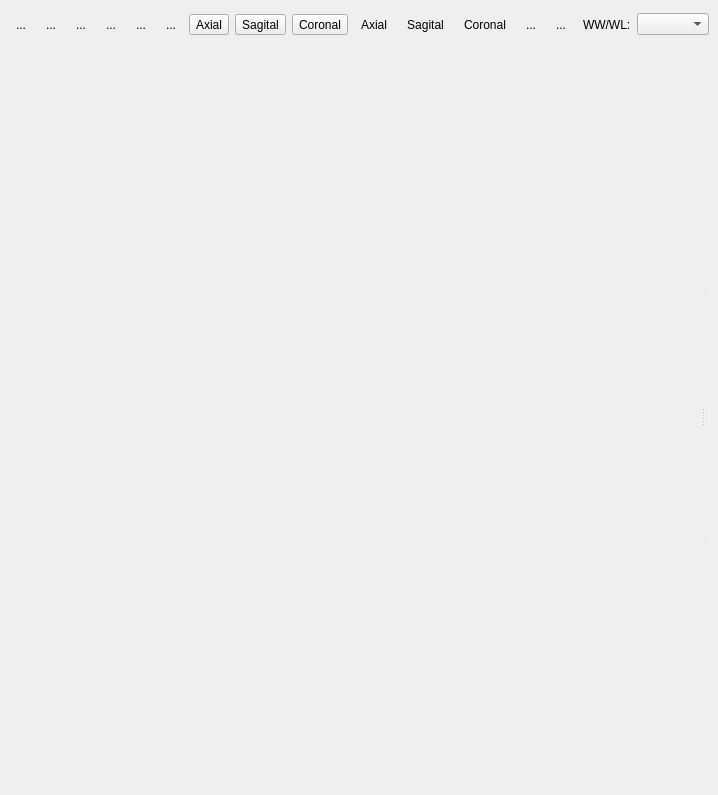
<ui version="4.0" >
 <author></author>
 <comment></comment>
 <exportmacro></exportmacro>
 <class>QMPR3D2DExtensionBase</class>
 <widget class="QWidget" name="QMPR3D2DExtensionBase" >
  <property name="geometry" >
   <rect>
    <x>0</x>
    <y>0</y>
    <width>718</width>
    <height>795</height>
   </rect>
  </property>
  <property name="windowTitle" >
   <string>Form1</string>
  </property>
  <layout class="QVBoxLayout" >
   <property name="margin" >
    <number>9</number>
   </property>
   <property name="spacing" >
    <number>6</number>
   </property>
   <item>
    <layout class="QHBoxLayout" >
     <property name="margin" >
      <number>0</number>
     </property>
     <property name="spacing" >
      <number>6</number>
     </property>
     <item>
      <layout class="QHBoxLayout" >
       <property name="margin" >
        <number>0</number>
       </property>
       <property name="spacing" >
        <number>6</number>
       </property>
       <item>
        <widget class="QToolButton" name="m_windowLevelToolButton" >
         <property name="text" >
          <string>...</string>
         </property>
         <property name="icon" >
          <iconset resource="../main/main.qrc" >:/images/windowLevel.png</iconset>
         </property>
         <property name="iconSize" >
          <size>
           <width>32</width>
           <height>32</height>
          </size>
         </property>
         <property name="checkable" >
          <bool>true</bool>
         </property>
         <property name="autoRaise" >
          <bool>true</bool>
         </property>
        </widget>
       </item>
       <item>
        <widget class="QToolButton" name="m_zoomToolButton" >
         <property name="text" >
          <string>...</string>
         </property>
         <property name="icon" >
          <iconset resource="../main/main.qrc" >:/images/zoom.png</iconset>
         </property>
         <property name="iconSize" >
          <size>
           <width>32</width>
           <height>32</height>
          </size>
         </property>
         <property name="checkable" >
          <bool>true</bool>
         </property>
         <property name="autoRaise" >
          <bool>true</bool>
         </property>
        </widget>
       </item>
       <item>
        <widget class="QToolButton" name="m_translateToolButton" >
         <property name="text" >
          <string>...</string>
         </property>
         <property name="icon" >
          <iconset resource="../main/main.qrc" >:/images/move.png</iconset>
         </property>
         <property name="iconSize" >
          <size>
           <width>32</width>
           <height>32</height>
          </size>
         </property>
         <property name="checkable" >
          <bool>true</bool>
         </property>
         <property name="autoRaise" >
          <bool>true</bool>
         </property>
        </widget>
       </item>
       <item>
        <widget class="QToolButton" name="m_rotate3DToolButton" >
         <property name="text" >
          <string>...</string>
         </property>
         <property name="icon" >
          <iconset resource="../main/main.qrc" >:/images/rotate3d.png</iconset>
         </property>
         <property name="iconSize" >
          <size>
           <width>32</width>
           <height>32</height>
          </size>
         </property>
         <property name="checkable" >
          <bool>true</bool>
         </property>
         <property name="autoRaise" >
          <bool>true</bool>
         </property>
        </widget>
       </item>
       <item>
        <widget class="QToolButton" name="m_screenShotToolButton" >
         <property name="text" >
          <string>...</string>
         </property>
         <property name="icon" >
          <iconset resource="../main/main.qrc" >:/images/photo.png</iconset>
         </property>
         <property name="iconSize" >
          <size>
           <width>32</width>
           <height>32</height>
          </size>
         </property>
         <property name="checkable" >
          <bool>true</bool>
         </property>
         <property name="autoRaise" >
          <bool>true</bool>
         </property>
        </widget>
       </item>
       <item>
        <widget class="QToolButton" name="m_voxelInformationToolButton" >
         <property name="text" >
          <string>...</string>
         </property>
         <property name="icon" >
          <iconset resource="../main/main.qrc" >:/images/voxelInformation.png</iconset>
         </property>
         <property name="iconSize" >
          <size>
           <width>32</width>
           <height>32</height>
          </size>
         </property>
         <property name="checkable" >
          <bool>true</bool>
         </property>
         <property name="autoRaise" >
          <bool>true</bool>
         </property>
        </widget>
       </item>
       <item>
        <widget class="QToolButton" name="m_axialViewEnabledButton" >
         <property name="text" >
          <string>Axial</string>
         </property>
         <property name="checkable" >
          <bool>true</bool>
         </property>
        </widget>
       </item>
       <item>
        <widget class="QToolButton" name="m_sagitalViewEnabledButton" >
         <property name="text" >
          <string>Sagital</string>
         </property>
         <property name="checkable" >
          <bool>true</bool>
         </property>
        </widget>
       </item>
       <item>
        <widget class="QToolButton" name="m_coronalViewEnabledButton" >
         <property name="text" >
          <string>Coronal</string>
         </property>
         <property name="checkable" >
          <bool>true</bool>
         </property>
        </widget>
       </item>
      </layout>
     </item>
     <item>
      <layout class="QHBoxLayout" >
       <property name="margin" >
        <number>0</number>
       </property>
       <property name="spacing" >
        <number>6</number>
       </property>
       <item>
        <widget class="QToolButton" name="m_axialOrientationButton" >
         <property name="sizePolicy" >
          <sizepolicy>
           <hsizetype>1</hsizetype>
           <vsizetype>1</vsizetype>
           <horstretch>0</horstretch>
           <verstretch>0</verstretch>
          </sizepolicy>
         </property>
         <property name="text" >
          <string>Axial</string>
         </property>
         <property name="icon" >
          <iconset resource="../main/main.qrc" >:/images/axial.png</iconset>
         </property>
         <property name="iconSize" >
          <size>
           <width>32</width>
           <height>32</height>
          </size>
         </property>
         <property name="autoRaise" >
          <bool>true</bool>
         </property>
        </widget>
       </item>
       <item>
        <widget class="QToolButton" name="m_sagitalOrientationButton" >
         <property name="sizePolicy" >
          <sizepolicy>
           <hsizetype>1</hsizetype>
           <vsizetype>1</vsizetype>
           <horstretch>0</horstretch>
           <verstretch>0</verstretch>
          </sizepolicy>
         </property>
         <property name="text" >
          <string>Sagital</string>
         </property>
         <property name="icon" >
          <iconset resource="../main/main.qrc" >:/images/sagital.png</iconset>
         </property>
         <property name="iconSize" >
          <size>
           <width>32</width>
           <height>32</height>
          </size>
         </property>
         <property name="autoRaise" >
          <bool>true</bool>
         </property>
        </widget>
       </item>
       <item>
        <widget class="QToolButton" name="m_coronalOrientationButton" >
         <property name="text" >
          <string>Coronal</string>
         </property>
         <property name="icon" >
          <iconset resource="../main/main.qrc" >:/images/coronal.png</iconset>
         </property>
         <property name="iconSize" >
          <size>
           <width>32</width>
           <height>32</height>
          </size>
         </property>
         <property name="checkable" >
          <bool>false</bool>
         </property>
         <property name="autoRaise" >
          <bool>true</bool>
         </property>
        </widget>
       </item>
      </layout>
     </item>
     <item>
      <widget class="QToolButton" name="m_leftRightLayoutToolButton" >
       <property name="text" >
        <string>...</string>
       </property>
       <property name="iconSize" >
        <size>
         <width>32</width>
         <height>32</height>
        </size>
       </property>
       <property name="checkable" >
        <bool>false</bool>
       </property>
       <property name="autoRaise" >
        <bool>true</bool>
       </property>
      </widget>
     </item>
     <item>
      <widget class="QToolButton" name="m_viewsLayoutToolButton" >
       <property name="text" >
        <string>...</string>
       </property>
       <property name="iconSize" >
        <size>
         <width>32</width>
         <height>32</height>
        </size>
       </property>
       <property name="checkable" >
        <bool>false</bool>
       </property>
       <property name="autoRaise" >
        <bool>true</bool>
       </property>
      </widget>
     </item>
     <item>
      <spacer>
       <property name="orientation" >
        <enum>Qt::Horizontal</enum>
       </property>
       <property name="sizeType" >
        <enum>QSizePolicy::Expanding</enum>
       </property>
       <property name="sizeHint" >
        <size>
         <width>21</width>
         <height>31</height>
        </size>
       </property>
      </spacer>
     </item>
     <item>
      <layout class="QHBoxLayout" >
       <property name="margin" >
        <number>0</number>
       </property>
       <property name="spacing" >
        <number>6</number>
       </property>
       <item>
        <widget class="QLabel" name="label" >
         <property name="text" >
          <string>WW/WL:</string>
         </property>
        </widget>
       </item>
       <item>
        <widget class="udg::QWindowLevelComboBox" name="m_windowLevelComboBox" />
       </item>
      </layout>
     </item>
    </layout>
   </item>
   <item>
    <widget class="QSplitter" name="m_horizontalSplitter" >
     <property name="sizePolicy" >
      <sizepolicy>
       <hsizetype>7</hsizetype>
       <vsizetype>7</vsizetype>
       <horstretch>0</horstretch>
       <verstretch>0</verstretch>
      </sizepolicy>
     </property>
     <property name="orientation" >
      <enum>Qt::Horizontal</enum>
     </property>
     <widget class="udg::Q2DViewer" name="m_coronal2DView" >
      <property name="sizePolicy" >
       <sizepolicy>
        <hsizetype>7</hsizetype>
        <vsizetype>7</vsizetype>
        <horstretch>0</horstretch>
        <verstretch>0</verstretch>
       </sizepolicy>
      </property>
     </widget>
     <widget class="QSplitter" name="m_verticalSplitter" >
      <property name="sizePolicy" >
       <sizepolicy>
        <hsizetype>7</hsizetype>
        <vsizetype>7</vsizetype>
        <horstretch>0</horstretch>
        <verstretch>0</verstretch>
       </sizepolicy>
      </property>
      <property name="orientation" >
       <enum>Qt::Vertical</enum>
      </property>
      <widget class="udg::Q3DMPRViewer" name="m_mpr3DView" >
       <property name="sizePolicy" >
        <sizepolicy>
         <hsizetype>7</hsizetype>
         <vsizetype>7</vsizetype>
         <horstretch>0</horstretch>
         <verstretch>0</verstretch>
        </sizepolicy>
       </property>
      </widget>
      <widget class="udg::Q2DViewer" name="m_axial2DView" >
       <property name="sizePolicy" >
        <sizepolicy>
         <hsizetype>7</hsizetype>
         <vsizetype>7</vsizetype>
         <horstretch>0</horstretch>
         <verstretch>0</verstretch>
        </sizepolicy>
       </property>
      </widget>
      <widget class="udg::Q2DViewer" name="m_sagital2DView" >
       <property name="sizePolicy" >
        <sizepolicy>
         <hsizetype>7</hsizetype>
         <vsizetype>7</vsizetype>
         <horstretch>0</horstretch>
         <verstretch>0</verstretch>
        </sizepolicy>
       </property>
      </widget>
     </widget>
    </widget>
   </item>
  </layout>
 </widget>
 <layoutdefault spacing="6" margin="11" />
 <pixmapfunction></pixmapfunction>
 <customwidgets>
  <customwidget>
   <class>udg::QWindowLevelComboBox</class>
   <extends>QComboBox</extends>
   <header>qwindowlevelcombobox.h</header>
   <container>0</container>
   <pixmap></pixmap>
  </customwidget>
  <customwidget>
   <class>udg::Q2DViewer</class>
   <extends>QWidget</extends>
   <header>q2dviewer.h</header>
   <container>0</container>
   <pixmap></pixmap>
  </customwidget>
  <customwidget>
   <class>udg::Q3DMPRViewer</class>
   <extends>QFrame</extends>
   <header>q3dmprviewer.h</header>
   <container>0</container>
   <pixmap></pixmap>
  </customwidget>
 </customwidgets>
 <resources>
  <include location="../main/main.qrc" />
 </resources>
 <connections/>
</ui>
